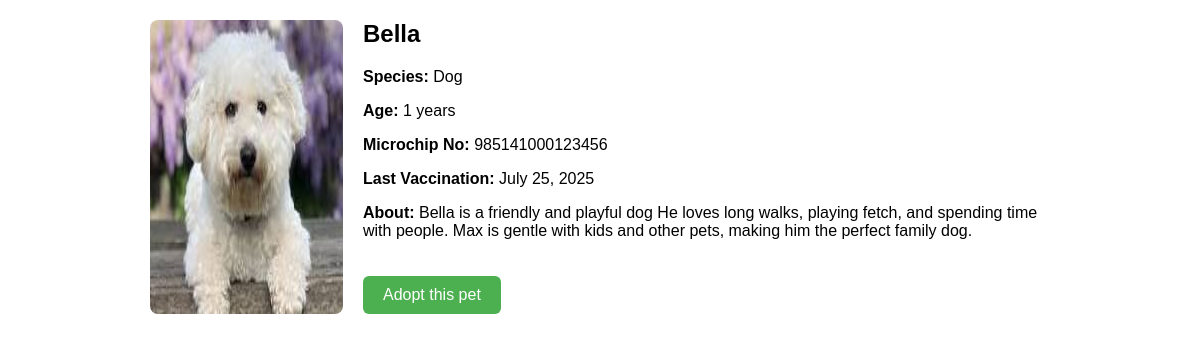
The app's page /pets/1/ with its own data.
### adoption/models.py (models this page shows, shortened)
class Pet(models.Model):
    SPECIES_CHOICES = (
        ("Dog", "Dog"),
        ("Cat", "Cat"),
        ("Parrot", "Parrot"),
        ("Fish", "Fish"),
        ("Hamster", "Hamster"),
        ("Other", "Other"),
    )
    name = models.CharField(max_length=100)
    species = models.CharField(
        max_length=20,
        choices=SPECIES_CHOICES,
        default='Dog'
    )
    age = models.IntegerField()
    description = models.TextField(blank=True, null=True)
    image = models.ImageField(upload_to='pet_images/', blank=True, null=True)
    microchip_number = models.CharField(max_length=100, blank=True, null=True)
    vaccination_date = models.DateField(blank=True, null=True)
    is_adopted = models.BooleanField(default=False)
    posted_on = models.DateTimeField(default=timezone.now)

### adoption/views.py (the view)
# urls.py: path('pets/<int:pk>/', views.pet_detail, name='pet_detail'),
def pet_detail(request, pk):
    pet = get_object_or_404(Pet, pk=pk)
    return render(request, 'pet_detail.html', {'pet': pet})

### adoption/templates/pet_detail.html (shortened to what this page needs)
<!DOCTYPE html>
<html>
<head>
</head>
<body>
    <div class="header">
        {% if pet.image %}
        <img src="{{ pet.image.url }}" alt="{{ pet.name }}">
        {% endif %}
        <div class="info">
            <h2>{{ pet.name }}</h2>
            <p><strong>Species:</strong> {{ pet.species }}</p>
            <p><strong>Age:</strong> {{ pet.age }} years</p>
            {% if pet.microchip_number %}
                <p><strong>Microchip No:</strong> {{ pet.microchip_number }}</p>
            {% endif %}
            {% if pet.vaccination_date %}
                <p><strong>Last Vaccination:</strong> {{ pet.vaccination_date }}</p>
            {% endif %}
            {% if pet.description %}
                <p><strong>About:</strong> {{ pet.description }}</p>
            {% endif %}
            {% if pet.is_adopted %}
                <a class="btn disabled">Already adopted</a>
            {% else %}
                <a href="{% url 'adopt_pet' pet.id %}" class="btn">Adopt this pet</a>
            {% endif %}
        </div>
    </div>
</body>
</html>

### adoption/templates/pet_detail.html (style rules this page uses)
body { font-family: Arial, sans-serif; max-width: 900px; margin: 0 auto; padding: 20px; }
.header { display: flex; gap: 20px; }
.header img { max-width: 350px; border-radius: 8px; }
.info h2 { margin-top: 0; }
.btn { display: inline-block; margin-top: 20px; padding: 10px 20px; background: #4CAF50; color: #fff; text-decoration: none; border-radius: 6px; }

### records on screen
Pet: image (picture), name "Bella", species "Dog", age "1", microchip_number "985141000123456", vaccination_date "July 25, 2025", description "Bella is a friendly and playful dog He loves long walks, playing fetch, and spending time with people. Max is gentle with kids and other pets, making him the perfect family dog."
